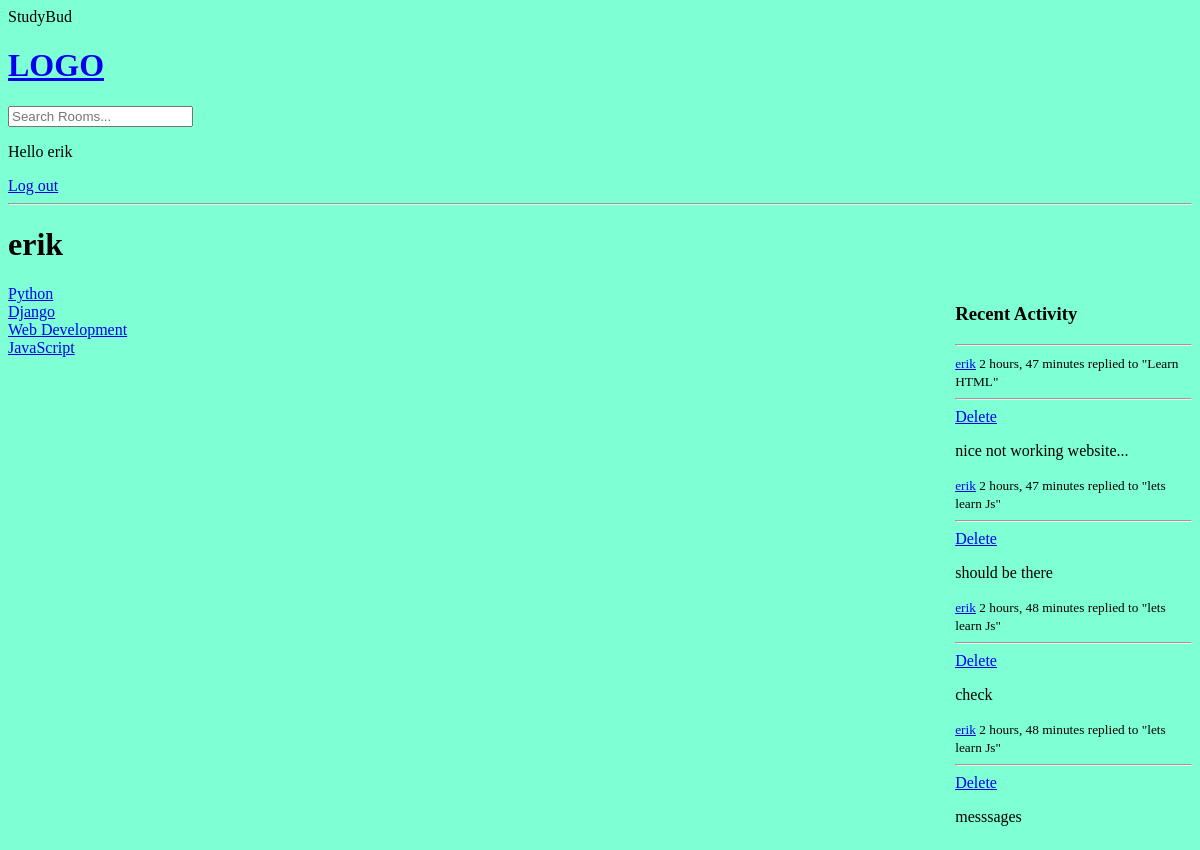
/profile/3 (signed in), run on an earlier commit of the app's database.
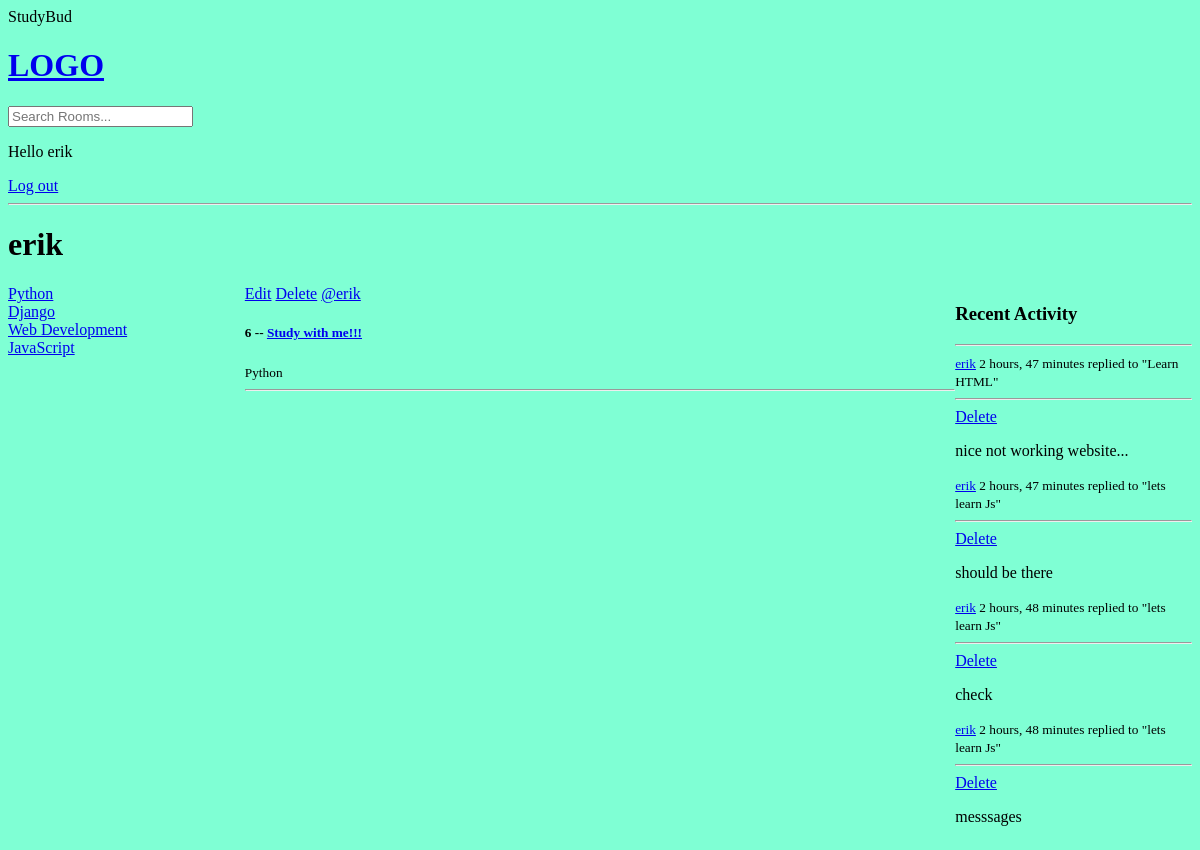
And on a later commit of the database.
### base/models.py (models this page shows, shortened)
class Topic(models.Model):
    name = models.CharField(max_length = 200)

class Message(models.Model):
    user = models.ForeignKey(User, on_delete = models.CASCADE) #from built in User table
    room = models.ForeignKey(Room, on_delete = models.CASCADE) #models.SET_NULL room deleted-messages will be NULL connected, models.CASCADE room deleted-messages deleted
    body = models.TextField(max_length= 3000)
    updated = models.DateTimeField(auto_now = True) #takes every save
    created = models.DateTimeField(auto_now_add = True) #takes when it s created
    def __str__(self):
        return self.body[0:50]
    class Meta:
        ordering = ['-updated','-created']

class Room(models.Model):
    host = models.ForeignKey(User,on_delete = models.SET_NULL, null = True)
    topic = models.ForeignKey(Topic, on_delete = models.SET_NULL, null = True) # when on delete is NULL so null = True should be written
    name = models.CharField(max_length=200) #null= False is default, not allowed Null
    description = models.TextField(null = True, blank = True, max_length = 3000) # allowed Null in column
    participants = models.ManyToManyField(User, related_name='participants', blank = True)
    updated = models.DateTimeField(auto_now = True) #takes every save
    created = models.DateTimeField(auto_now_add = True) #takes when it s created
    class Meta:
        ordering = ['-updated','-created']
    def __str__(self):
        return self.name #in order to see name from db

### base/views.py (the view)
# urls.py: path('profile/<str:pk>',views.userProfile, name = 'user-profile'),
@login_required
def userProfile(request, pk):
    user = User.objects.get(id = pk)
    rooms = user.room_set.all()
    room_messages = user.message_set.all()
    topics = Topic.objects.all()
    context = {'user':user, 'rooms':rooms,
               'room_messages':room_messages, 'topics':topics}
    return render(request, 'base/profile.html', context)

### base/templates/base/profile.html (shortened to what this page needs)
{%extends 'main.html'%}
{% block content%}
<h1>{{user.username}}</h1>
<div class = 'profile-container'>
    <div>
        {%include 'base/topics_component.html' %}
    </div>
    <div>
        {% include 'base/feed_component.html'%}
    </div>
    <div>
        {%include 'base/activity_component.html'%}
    </div>
</div>
{% endblock content %}

### base/templates/base/topics_component.html
        {% for topic in topics %}
        <div>
            <a href = "{% url 'home' %}?q={{topic.name}}" >{{topic.name}}</a>
        </div>
    {% endfor %}

### base/templates/base/feed_component.html
{% for room in rooms%}
<div>
    {%if request.user == room.host%}
    <a href = "{% url 'update-room' room.id %}">Edit</a>
    <a href = "{% url 'delete-room' room.id %}">Delete</a>
    {% endif %}
    <a href = "{% url 'user-profile' room.host.id%}">@{{room.host.username}}</a>
    <h5>{{room.id}} -- <a href = "{% url 'room' room.id %}"> {{room.name}} </a></h5>
    <small>{{room.topic.name}}</small>
    <hr>
</div>
{% endfor %}

### base/templates/base/activity_component.html
<h3> Recent Activity </h3>
<hr>
{%for message in room_messages%}
    <div>
        <small>
            <a href=" {%url 'user-profile' message.user.id %}">{{message.user}}</a>
            <a>{{message.created|timesince}}</a>
        </small>
        <small>replied to "{{message.room}}"</small>
        <hr>
        {% if request.user == message.user %}
        <a href = "{% url 'delete-message' message.id%}">Delete</a>
        {%endif%}
        <p>{{message}}</p>
    </div>
{%endfor%}

What changed in the data, as far as the page shows it:
added Room: shows "Edit", host.username "erik", id "6", name "Study with me!!!", topic.name "Python"
